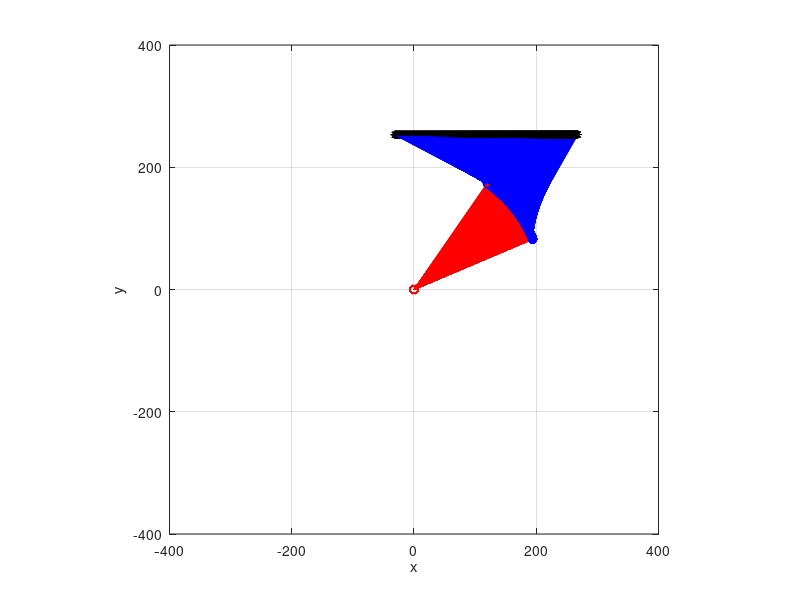
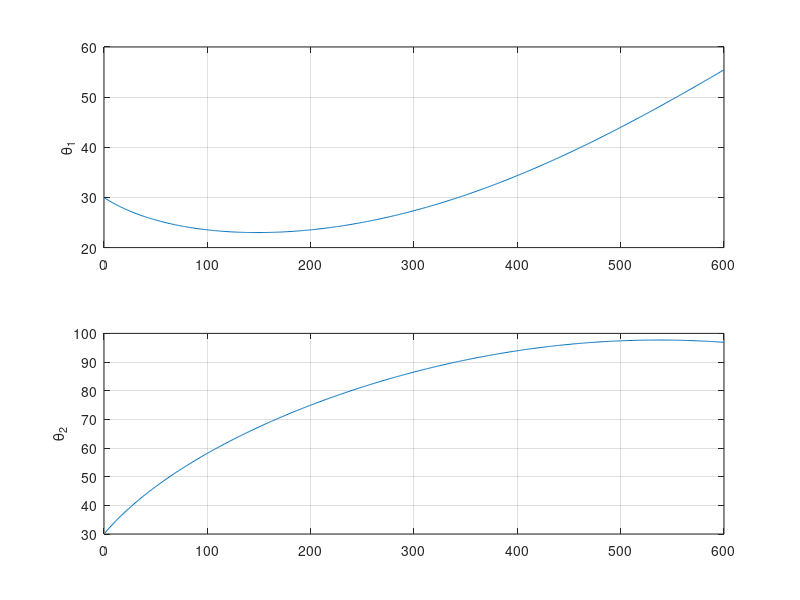
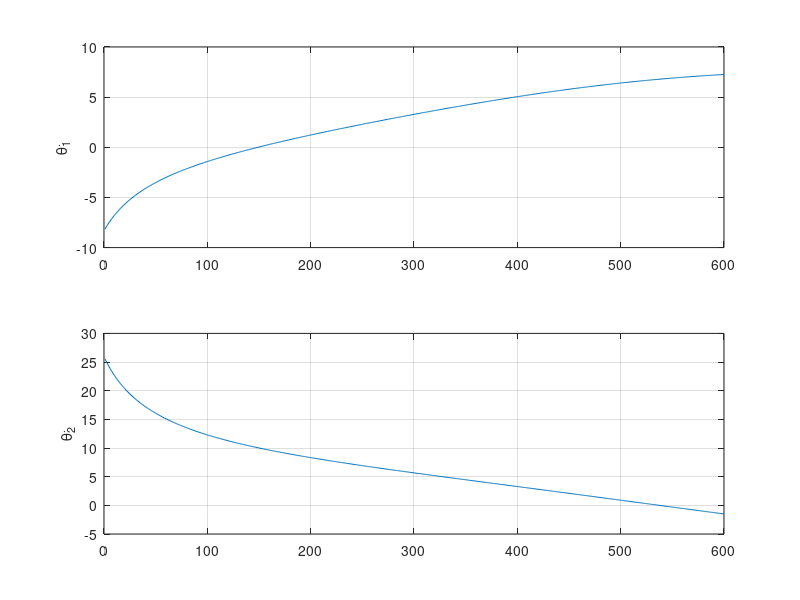

MATLAB code to generate these figures, in order:
clear

a1 = 211; %mm
a2 = 171; %mm

% Draw straigh line, let specify only one direction velocity
Xdot = -30; %mm/s
Ydot = 0; %mm/s

distance = 300; %mm
step_inc = 600; % divide straight line to "step_inc" segment
gap_dis = distance/step_inc;  % a gap distance between each segment

t = abs(gap_dis/Xdot);  % spending time [sec] to travel from point to point

theta1 = 30; %deg
theta2 = 30;
% Convert ang
q1 = theta1*pi/180;
q2 = theta2*pi/180;

T01 = [cos(q1), -sin(q1), 0, a1*cos(q1);
       sin(q1), cos(q1), 0, a1*sin(q1);
       0,   0,   1,   0;
       0,   0,   0,   1];
T12 = [cos(q2), -sin(q2), 0, a2*cos(q2);
       sin(q2), cos(q2), 0, a2*sin(q2);
       0,   0,   1,   0;
       0,   0,   0,   1];
T02 = T01*T12;
P01 = [T01(1,4), T01(2,4), T01(3,4)];
P02 = [T02(1,4), T02(2,4), T02(3,4)];
X0 = 0;
Y0 = 0;
Z0 = 0;

link1X = [X0, P01(1)];
link1Y = [Y0, P01(2)];
link2X = [P01(1), P02(1)];
link2Y = [P01(2), P02(2)];
joint1 = [X0,Y0];
joint2 = [P01(1), P01(2)];
tip = [P02(1), P02(2)];

figure(1)
plot(link1X, link1Y, 'r')
hold on
plot(link2X, link2Y, 'b')
plot(joint1(1),joint1(2), 'ro')
plot(joint2(1),joint2(2), 'bo')
plot(tip(1),tip(2), 'k*')
grid on
xlabel('x')
ylabel('y')
xlim([-400 400])
ylim([-400 400])
axis('square')

Q1 = zeros(1,step_inc);
Q2 = zeros(1,step_inc);
Q1dot = zeros(1,step_inc);
Q2dot = zeros(1,step_inc);

for i=1:step_inc
   
J11 = -a1*sin(q1) - a2*sin(q1+q2);
J12 = -a2*sin(q1+q2);
J21 = a1*cos(q1) + a2*cos(q1+q2);
J22 = a2*cos(q1+q2);

multiplier = 1/(J11*J22 - J12*J21);

invJ11 = multiplier*J22;
invJ12 = -multiplier*J12;
invJ21 = -multiplier*J21;
invJ22 = multiplier*J11;

q1dot = invJ11*Xdot + invJ12*Ydot;   %rad/s
q2dot = invJ21*Xdot + invJ22*Ydot;   

q1 = q1 + q1dot*t;
q2 = q2 + q2dot*t;

Q1(i) = q1;
Q2(i) = q2;
Q1dot(i) = q1dot;
Q2dot(i) = q2dot;

end

THE1 = Q1*180/pi;
THE2 = Q2*180/pi;

THE1dot = Q1dot*180/pi;
THE2dot = Q2dot*180/pi;

for i=1:step_inc
T01 = [cos(Q1(i)), -sin(Q1(i)), 0, a1*cos(Q1(i));
       sin(Q1(i)), cos(Q1(i)), 0, a1*sin(Q1(i));
       0,   0,   1,   0;
       0,   0,   0,   1];
T12 = [cos(Q2(i)), -sin(Q2(i)), 0, a2*cos(Q2(i));
       sin(Q2(i)), cos(Q2(i)), 0, a2*sin(Q2(i));
       0,   0,   1,   0;
       0,   0,   0,   1];
T02 = T01*T12;
P01 = [T01(1,4), T01(2,4), T01(3,4)];
P02 = [T02(1,4), T02(2,4), T02(3,4)];
X0 = 0;
Y0 = 0;
Z0 = 0;

link1X = [X0, P01(1)];
link1Y = [Y0, P01(2)];
link2X = [P01(1), P02(1)];
link2Y = [P01(2), P02(2)];
joint1 = [X0,Y0];
joint2 = [P01(1), P01(2)];
tip = [P02(1), P02(2)];

figure(1)
plot(link1X, link1Y, 'r')
hold on
plot(link2X, link2Y, 'b')
plot(joint1(1),joint1(2), 'ro')
plot(joint2(1),joint2(2), 'bo')
plot(tip(1),tip(2), 'k*')
grid on
xlabel('x')
ylabel('y')
xlim([-400 400])
ylim([-400 400])
axis('square')
pause(0.01)

end

figure(1)
hold off

figure(2)
subplot(2,1,1)
plot(THE1)
ylabel('\theta_1')
grid on
subplot(2,1,2)
plot(THE2)
ylabel('\theta_2')
grid on

figure(3)
subplot(2,1,1)
plot(THE1dot)
ylabel('\theta^{.}_1')
grid on
subplot(2,1,2)
plot(THE2dot)
ylabel('\theta^{.}_2')
grid on

%theta1dot = q1dot*180/pi;   %deg/s
%theta2dot = q2dot*180/pi;


